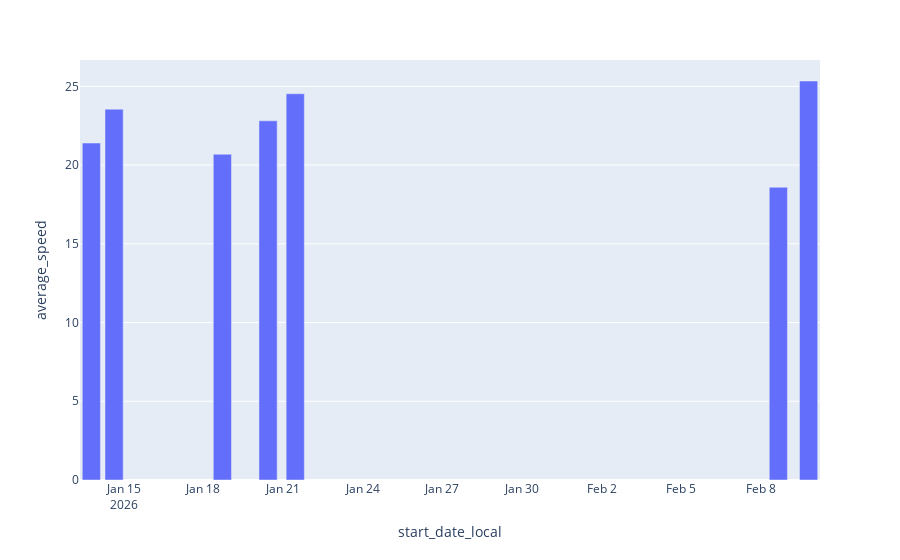

The notebook cell saved with this chart:
### Code cell
import plotly.express as px

df = sortedCurrentYear
fig2 = px.bar(df, x='start_date_local', y="average_speed")
#fig2.write_html("plotly_test.html")
fig2.show()

### Figure 1 — Plotly figure (JSON) as saved in the notebook; plotly's stock layout.template omitted (floating-point values rounded to 4 significant figures)
{"data": [{"hovertemplate": "start_date_local=%{x}<br>average_speed=%{y}<extra></extra>", "legendgroup": "", "marker": {"color": "#636efa", "pattern": {"shape": ""}}, "name": "", "orientation": "v", "showlegend": false, "textposition": "auto", "type": "bar", "x": ["2026-02-09T18:51:53Z", "2026-01-21T11:04:06Z", "2026-01-14T15:25:08Z", "2026-01-20T10:31:25Z", "2026-01-13T18:53:20Z", "2026-01-18T17:15:13Z", "2026-02-08T15:30:32Z"], "xaxis": "x", "y": [25.34, 24.53, 23.55, 22.81, 21.4, 20.69, 18.59], "yaxis": "y"}], "layout": {"barmode": "relative", "legend": {"tracegroupgap": 0}, "margin": {"t": 60}, "xaxis": {"anchor": "y", "domain": [0, 1], "title": {"text": "start_date_local"}}, "yaxis": {"anchor": "x", "domain": [0, 1], "title": {"text": "average_speed"}}}}
